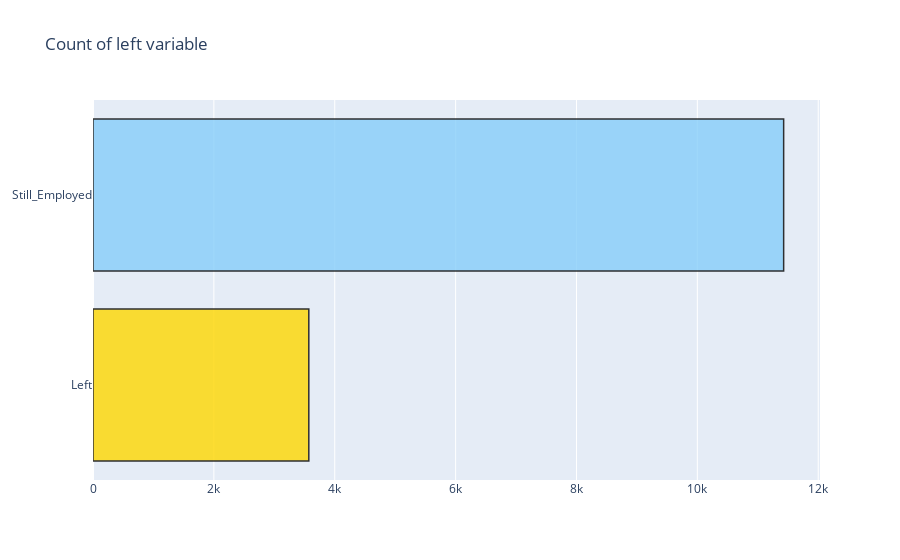
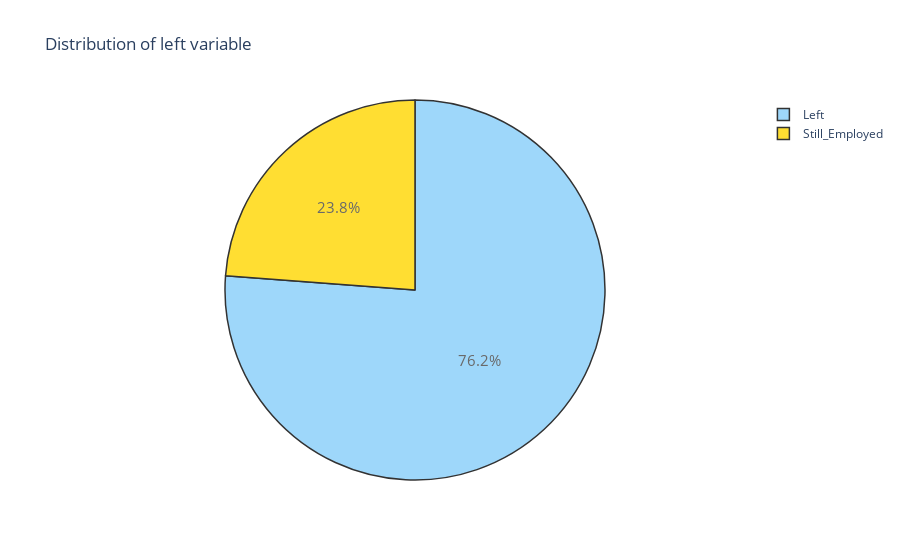

The cell these charts' notebook holds for them, in order:
### Code cell
left = hr[(hr['left'] == 1)]
no_left = hr[(hr['left'] == 0)]

#------------COUNT-----------------------
trace = go.Bar(x = (len(left), len(no_left)), y = ['Left', 'Still_Employed'], orientation = 'h', opacity = 0.8, marker=dict(
        color=['gold', 'lightskyblue'],
        line=dict(color='#000000',width=1.5)))

layout = dict(title =  'Count of left variable')
                    
fig = dict(data = [trace], layout=layout)
py.iplot(fig)

#------------PERCENTAGE-------------------
trace = go.Pie(labels = ['Left','Still_Employed'],values = hr['left'].value_counts(),
              textfont = dict(size=15),opacity = 0.8,
              marker = dict(colors = ['lightskyblue','gold'],
              line = dict(color='#000000',width=1.5)))


layout = dict(title =  'Distribution of left variable')
           
fig = dict(data = [trace], layout=layout)
py.iplot(fig)

### Figure 1 — Plotly figure (JSON) as saved in the notebook; plotly's stock layout.template omitted (floating-point values rounded to 4 significant figures)
{"data": [{"marker": {"color": ["gold", "lightskyblue"], "line": {"color": "#000000", "width": 1.5}}, "opacity": 0.8, "orientation": "h", "type": "bar", "x": [3571, 11428], "y": ["Left", "Still_Employed"]}], "layout": {"title": {"text": "Count of left variable"}}}

### Figure 2 — Plotly figure (JSON) as saved in the notebook; plotly's stock layout.template omitted (floating-point values rounded to 4 significant figures)
{"data": [{"labels": ["Left", "Still_Employed"], "marker": {"colors": ["lightskyblue", "gold"], "line": {"color": "#000000", "width": 1.5}}, "opacity": 0.8, "textfont": {"size": 15}, "type": "pie", "values": [11428, 3571]}], "layout": {"title": {"text": "Distribution of left variable"}}}
